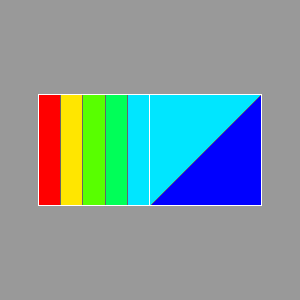

Generate this figure with Python:
#!/usr/bin/env python

# Demonstrate vtkBandedPolyDataContourFilter handling anomalous spikes from
# edges where the difference between end point scalar values is in the order
# of the internal tolerance value. Verifies output bounds do not exceed input.

# Factory overrides
import vtkmodules.vtkInteractionStyle  # noqa: F401
import vtkmodules.vtkRenderingFreeType  # noqa: F401
import vtkmodules.vtkRenderingOpenGL2  # noqa: F401

from vtkmodules.vtkCommonCore import vtkDoubleArray, vtkPoints
from vtkmodules.vtkCommonDataModel import vtkCellArray, vtkPolyData
from vtkmodules.vtkFiltersCore import vtkExtractEdges
from vtkmodules.vtkFiltersModeling import vtkBandedPolyDataContourFilter
from vtkmodules.vtkRenderingCore import (
    vtkActor,
    vtkPolyDataMapper,
    vtkRenderWindow,
    vtkRenderWindowInteractor,
    vtkRenderer,
)

# Scalar values with very small differences near tolerance
values = [-10.0, -5e-6, -1e-6,
          -10.0, -7e-6, -1e-6]

# Generate two quads: 3--4--5 / |  |  | / 0--1--2
points = vtkPoints()
num_x = 3
num_y = int(len(values) / num_x)
for y in range(num_y):
    for x in range(num_x):
        points.InsertNextPoint(x, y, 0)

connectivity = [(0, 1, 4, 3), (1, 2, 5, 4)]
quads = vtkCellArray()
for quad in connectivity:
    quads.InsertNextCell(4, quad)

poly = vtkPolyData()
poly.SetPoints(points)
poly.SetPolys(quads)

array = vtkDoubleArray()
for s in values:
    array.InsertNextValue(s)
poly.GetPointData().SetScalars(array)

inbounds = poly.GetBounds()

# Banded contour filter with adjusted clip tolerance
num_contours = 6
high = max(values)
low = min(values)

banded_contour = vtkBandedPolyDataContourFilter()
banded_contour.GenerateContourEdgesOn()
banded_contour.SetScalarModeToValue()
banded_contour.SetInputData(poly)
banded_contour.GenerateValues(num_contours, low, high)
banded_contour.SetClipTolerance(1e-6)
banded_contour.SetScalarModeToIndex()

# Bands mapper and actor
bands_mapper = vtkPolyDataMapper()
bands_mapper.SetInputConnection(banded_contour.GetOutputPort())
bands_mapper.SetScalarModeToUseCellData()
bands_mapper.SetScalarRange(0, num_contours - 1)

bands_actor = vtkActor()
bands_actor.SetMapper(bands_mapper)

# Contour edges
edges_mapper = vtkPolyDataMapper()
edges_mapper.SetInputConnection(banded_contour.GetOutputPort(1))
edges_mapper.ScalarVisibilityOff()

edges_actor = vtkActor()
edges_actor.GetProperty().SetColor(0.4, 0.4, 0.4)
edges_actor.SetMapper(edges_mapper)

# Input polydata edges for reference
input_edges = vtkExtractEdges()
input_edges.SetInputDataObject(0, poly)

input_edges_mapper = vtkPolyDataMapper()
input_edges_mapper.SetInputConnection(input_edges.GetOutputPort())
input_edges_mapper.ScalarVisibilityOff()

input_edges_actor = vtkActor()
input_edges_actor.GetProperty().SetColor(1, 1, 1)
input_edges_actor.GetProperty().EdgeVisibilityOn()
input_edges_actor.GetProperty().RenderLinesAsTubesOn()
input_edges_actor.SetMapper(input_edges_mapper)

# Verify output bounds don't exceed input bounds
bands_mapper.Update()
outbounds = bands_mapper.GetInputDataObject(0, 0).GetBounds()
if (inbounds[0] > outbounds[0] or inbounds[1] < outbounds[1] or
    inbounds[2] > outbounds[2] or inbounds[3] < outbounds[3] or
    inbounds[4] > outbounds[4] or inbounds[5] < outbounds[5]):
    print("Output bounds exceed input bounds")
    print(f"input bounds={inbounds}")
    print(f"output bounds={outbounds}")

# Renderer
renderer = vtkRenderer()
renderer.AddViewProp(bands_actor)
renderer.AddViewProp(edges_actor)
renderer.AddViewProp(input_edges_actor)
renderer.SetBackground(0.6, 0.6, 0.6)

# Window
render_window = vtkRenderWindow()
render_window.AddRenderer(renderer)
render_window.SetWindowName("banded contour edge spikes")

# Scene
renderer.GetActiveCamera().SetFocalPoint(1, 0.5, 0)
renderer.GetActiveCamera().SetPosition(1, 0.5, 5)
renderer.GetActiveCamera().SetViewUp(0, 1, 0)

# Interactor
interactor = vtkRenderWindowInteractor()
interactor.SetRenderWindow(render_window)

interactor.Initialize()
interactor.Start()
